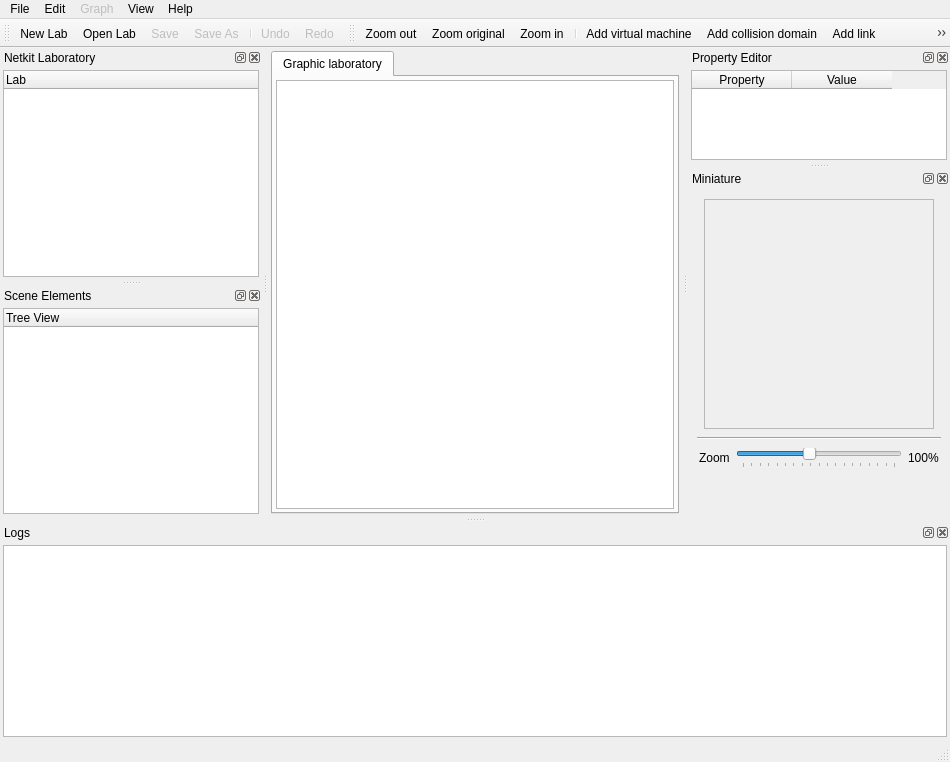
<ui version="4.0" >
 <class>NetkitMainWindow</class>
 <widget class="QMainWindow" name="NetkitMainWindow" >
  <property name="geometry" >
   <rect>
    <x>0</x>
    <y>0</y>
    <width>950</width>
    <height>762</height>
   </rect>
  </property>
  <property name="windowTitle" >
   <string>Visual Netkit</string>
  </property>
  <property name="windowIcon" >
   <iconset resource="../resources/VisualNetkit.qrc" >
    <normaloff>:/big/visualnetkit</normaloff>:/big/visualnetkit</iconset>
  </property>
  <property name="dockOptions" >
   <set>QMainWindow::AllowTabbedDocks|QMainWindow::AnimatedDocks|QMainWindow::VerticalTabs</set>
  </property>
  <widget class="QWidget" name="centralwidget" >
   <property name="geometry" >
    <rect>
     <x>268</x>
     <y>68</y>
     <width>414</width>
     <height>449</height>
    </rect>
   </property>
   <layout class="QVBoxLayout" >
    <property name="spacing" >
     <number>3</number>
    </property>
    <property name="margin" >
     <number>3</number>
    </property>
    <item>
     <widget class="TabWidget" name="centralTabWidget" >
      <property name="currentIndex" >
       <number>0</number>
      </property>
      <widget class="QWidget" name="tabGraphic" >
       <property name="geometry" >
        <rect>
         <x>0</x>
         <y>0</y>
         <width>404</width>
         <height>416</height>
        </rect>
       </property>
       <attribute name="title" >
        <string>Graphic laboratory</string>
       </attribute>
       <layout class="QVBoxLayout" >
        <property name="spacing" >
         <number>0</number>
        </property>
        <property name="margin" >
         <number>3</number>
        </property>
        <item>
         <widget class="GraphicsView" name="graphicsView" />
        </item>
       </layout>
      </widget>
     </widget>
    </item>
   </layout>
  </widget>
  <widget class="QMenuBar" name="menubar" >
   <property name="geometry" >
    <rect>
     <x>0</x>
     <y>0</y>
     <width>950</width>
     <height>29</height>
    </rect>
   </property>
   <widget class="QMenu" name="menuFile" >
    <property name="title" >
     <string>File</string>
    </property>
    <widget class="QMenu" name="menuHistory" >
     <property name="title" >
      <string>Recent Labs</string>
     </property>
     <addaction name="separator" />
    </widget>
    <addaction name="actionNewLab" />
    <addaction name="actionOpenLab" />
    <addaction name="menuHistory" />
    <addaction name="separator" />
    <addaction name="actionSave" />
    <addaction name="actionSaveAs" />
    <addaction name="separator" />
    <addaction name="actionCloseLab" />
    <addaction name="separator" />
    <addaction name="actionQuit" />
   </widget>
   <widget class="QMenu" name="menuEdit" >
    <property name="title" >
     <string>Edit</string>
    </property>
    <widget class="QMenu" name="menuWindow" >
     <property name="title" >
      <string>Window</string>
     </property>
     <addaction name="actionFullScreenMode" />
    </widget>
    <addaction name="actionUndo" />
    <addaction name="actionRedo" />
    <addaction name="separator" />
    <addaction name="menuWindow" />
   </widget>
   <widget class="QMenu" name="menuGraph" >
    <property name="enabled" >
     <bool>false</bool>
    </property>
    <property name="title" >
     <string>Graph</string>
    </property>
    <widget class="QMenu" name="menuZoom" >
     <property name="title" >
      <string>Zoom</string>
     </property>
     <addaction name="actionZoomIn" />
     <addaction name="actionZoomOut" />
     <addaction name="actionZoomOriginal" />
    </widget>
    <widget class="QMenu" name="menuExportAs" >
     <property name="title" >
      <string>Export as...</string>
     </property>
     <addaction name="actionSVGImage" />
     <addaction name="actionPDFImage" />
     <addaction name="actionPNGImage" />
    </widget>
    <widget class="QMenu" name="menuSize" >
     <property name="title" >
      <string>Scene size</string>
     </property>
     <addaction name="actionSmall" />
     <addaction name="actionNormal" />
     <addaction name="actionBig" />
     <addaction name="actionHuge" />
    </widget>
    <addaction name="menuZoom" />
    <addaction name="menuSize" />
    <addaction name="separator" />
    <addaction name="actionAddVirtualMachine" />
    <addaction name="actionAddCollisionDomain" />
    <addaction name="actionAddLink" />
    <addaction name="actionManageGraph" />
    <addaction name="actionSelectionTool" />
    <addaction name="separator" />
    <addaction name="menuExportAs" />
   </widget>
   <widget class="QMenu" name="menuHelp" >
    <property name="title" >
     <string>Help</string>
    </property>
    <addaction name="actionAboutVisualNetkit" />
   </widget>
   <widget class="QMenu" name="menuView" >
    <property name="title" >
     <string>View</string>
    </property>
   </widget>
   <addaction name="menuFile" />
   <addaction name="menuEdit" />
   <addaction name="menuGraph" />
   <addaction name="menuView" />
   <addaction name="menuHelp" />
  </widget>
  <widget class="QStatusBar" name="statusbar" >
   <property name="geometry" >
    <rect>
     <x>0</x>
     <y>740</y>
     <width>950</width>
     <height>22</height>
    </rect>
   </property>
  </widget>
  <widget class="QToolBar" name="toolBarGeneralActions" >
   <property name="geometry" >
    <rect>
     <x>0</x>
     <y>29</y>
     <width>228</width>
     <height>39</height>
    </rect>
   </property>
   <property name="windowTitle" >
    <string>General Toolbar</string>
   </property>
   <attribute name="toolBarArea" >
    <enum>TopToolBarArea</enum>
   </attribute>
   <attribute name="toolBarBreak" >
    <bool>false</bool>
   </attribute>
   <addaction name="actionNewLab" />
   <addaction name="actionOpenLab" />
   <addaction name="actionSave" />
   <addaction name="actionSaveAs" />
   <addaction name="separator" />
   <addaction name="actionUndo" />
   <addaction name="actionRedo" />
  </widget>
  <widget class="QDockWidget" name="dockLab" >
   <property name="geometry" >
    <rect>
     <x>0</x>
     <y>68</y>
     <width>262</width>
     <height>222</height>
    </rect>
   </property>
   <property name="floating" >
    <bool>false</bool>
   </property>
   <property name="features" >
    <set>QDockWidget::AllDockWidgetFeatures</set>
   </property>
   <property name="allowedAreas" >
    <set>Qt::AllDockWidgetAreas</set>
   </property>
   <property name="windowTitle" >
    <string>Netkit Laboratory</string>
   </property>
   <attribute name="dockWidgetArea" >
    <number>1</number>
   </attribute>
   <widget class="QWidget" name="dockWidgetContents" >
    <property name="geometry" >
     <rect>
      <x>0</x>
      <y>20</y>
      <width>262</width>
      <height>202</height>
     </rect>
    </property>
    <layout class="QVBoxLayout" >
     <property name="margin" >
      <number>3</number>
     </property>
     <item>
      <widget class="QTreeWidget" name="labTree" >
       <property name="frameShape" >
        <enum>QFrame::StyledPanel</enum>
       </property>
       <property name="frameShadow" >
        <enum>QFrame::Sunken</enum>
       </property>
       <property name="columnCount" >
        <number>1</number>
       </property>
       <column>
        <property name="text" >
         <string>Lab</string>
        </property>
       </column>
      </widget>
     </item>
    </layout>
   </widget>
  </widget>
  <widget class="QDockWidget" name="dockProperty" >
   <property name="geometry" >
    <rect>
     <x>688</x>
     <y>68</y>
     <width>262</width>
     <height>126</height>
    </rect>
   </property>
   <property name="allowedAreas" >
    <set>Qt::AllDockWidgetAreas</set>
   </property>
   <property name="windowTitle" >
    <string>Property Editor</string>
   </property>
   <attribute name="dockWidgetArea" >
    <number>2</number>
   </attribute>
   <widget class="QWidget" name="dockWidgetContents_4" >
    <property name="geometry" >
     <rect>
      <x>0</x>
      <y>20</y>
      <width>262</width>
      <height>106</height>
     </rect>
    </property>
    <layout class="QVBoxLayout" >
     <property name="margin" >
      <number>3</number>
     </property>
     <item>
      <widget class="QTableWidget" name="propertyTable" >
       <property name="alternatingRowColors" >
        <bool>true</bool>
       </property>
       <property name="showGrid" >
        <bool>true</bool>
       </property>
       <property name="wordWrap" >
        <bool>false</bool>
       </property>
       <column>
        <property name="text" >
         <string>Property</string>
        </property>
       </column>
       <column>
        <property name="text" >
         <string>Value</string>
        </property>
       </column>
      </widget>
     </item>
    </layout>
   </widget>
  </widget>
  <widget class="QDockWidget" name="dockMiniature" >
   <property name="geometry" >
    <rect>
     <x>688</x>
     <y>200</y>
     <width>262</width>
     <height>317</height>
    </rect>
   </property>
   <property name="sizePolicy" >
    <sizepolicy vsizetype="Fixed" hsizetype="Preferred" >
     <horstretch>0</horstretch>
     <verstretch>0</verstretch>
    </sizepolicy>
   </property>
   <property name="maximumSize" >
    <size>
     <width>16777215</width>
     <height>16777215</height>
    </size>
   </property>
   <property name="windowTitle" >
    <string>Miniature</string>
   </property>
   <attribute name="dockWidgetArea" >
    <number>2</number>
   </attribute>
   <widget class="QWidget" name="dockWidgetContents_6" >
    <property name="geometry" >
     <rect>
      <x>0</x>
      <y>20</y>
      <width>262</width>
      <height>297</height>
     </rect>
    </property>
    <layout class="QVBoxLayout" >
     <item>
      <layout class="QHBoxLayout" >
       <property name="margin" >
        <number>2</number>
       </property>
       <item>
        <widget class="QGraphicsView" name="labMiniature" >
         <property name="enabled" >
          <bool>false</bool>
         </property>
         <property name="minimumSize" >
          <size>
           <width>230</width>
           <height>230</height>
          </size>
         </property>
         <property name="maximumSize" >
          <size>
           <width>230</width>
           <height>230</height>
          </size>
         </property>
        </widget>
       </item>
      </layout>
     </item>
     <item>
      <widget class="Line" name="line" >
       <property name="orientation" >
        <enum>Qt::Horizontal</enum>
       </property>
      </widget>
     </item>
     <item>
      <layout class="QHBoxLayout" >
       <property name="leftMargin" >
        <number>2</number>
       </property>
       <property name="topMargin" >
        <number>2</number>
       </property>
       <property name="rightMargin" >
        <number>2</number>
       </property>
       <property name="bottomMargin" >
        <number>0</number>
       </property>
       <item>
        <widget class="QLabel" name="label" >
         <property name="text" >
          <string>Zoom</string>
         </property>
        </widget>
       </item>
       <item>
        <widget class="QSlider" name="zoomSlider" >
         <property name="minimum" >
          <number>20</number>
         </property>
         <property name="maximum" >
          <number>200</number>
         </property>
         <property name="singleStep" >
          <number>10</number>
         </property>
         <property name="value" >
          <number>99</number>
         </property>
         <property name="orientation" >
          <enum>Qt::Horizontal</enum>
         </property>
         <property name="tickPosition" >
          <enum>QSlider::TicksBelow</enum>
         </property>
         <property name="tickInterval" >
          <number>10</number>
         </property>
        </widget>
       </item>
       <item>
        <widget class="QLabel" name="zoomLabel" >
         <property name="text" >
          <string>100%</string>
         </property>
        </widget>
       </item>
      </layout>
     </item>
     <item>
      <spacer name="verticalSpacer" >
       <property name="orientation" >
        <enum>Qt::Vertical</enum>
       </property>
       <property name="sizeHint" stdset="0" >
        <size>
         <width>20</width>
         <height>40</height>
        </size>
       </property>
      </spacer>
     </item>
    </layout>
   </widget>
  </widget>
  <widget class="QDockWidget" name="dockTreeView" >
   <property name="geometry" >
    <rect>
     <x>0</x>
     <y>296</y>
     <width>262</width>
     <height>221</height>
    </rect>
   </property>
   <property name="windowTitle" >
    <string>Scene Elements</string>
   </property>
   <attribute name="dockWidgetArea" >
    <number>1</number>
   </attribute>
   <widget class="QWidget" name="dockWidgetContents_2" >
    <property name="geometry" >
     <rect>
      <x>0</x>
      <y>20</y>
      <width>262</width>
      <height>201</height>
     </rect>
    </property>
    <layout class="QVBoxLayout" >
     <property name="margin" >
      <number>3</number>
     </property>
     <item>
      <widget class="QTreeWidget" name="sceneTree" >
       <property name="iconSize" >
        <size>
         <width>32</width>
         <height>32</height>
        </size>
       </property>
       <property name="columnCount" >
        <number>1</number>
       </property>
       <column>
        <property name="text" >
         <string>Tree View</string>
        </property>
       </column>
      </widget>
     </item>
    </layout>
   </widget>
  </widget>
  <widget class="QDockWidget" name="dockLog" >
   <property name="geometry" >
    <rect>
     <x>0</x>
     <y>523</y>
     <width>950</width>
     <height>217</height>
    </rect>
   </property>
   <property name="floating" >
    <bool>false</bool>
   </property>
   <property name="windowTitle" >
    <string>Logs</string>
   </property>
   <attribute name="dockWidgetArea" >
    <number>8</number>
   </attribute>
   <widget class="QWidget" name="dockWidgetContents_3" >
    <property name="geometry" >
     <rect>
      <x>0</x>
      <y>20</y>
      <width>950</width>
      <height>197</height>
     </rect>
    </property>
    <layout class="QVBoxLayout" >
     <property name="margin" >
      <number>3</number>
     </property>
     <item>
      <widget class="QTextEdit" name="logText" >
       <property name="cursor" stdset="0" >
        <cursorShape>ArrowCursor</cursorShape>
       </property>
       <property name="mouseTracking" >
        <bool>false</bool>
       </property>
       <property name="contextMenuPolicy" >
        <enum>Qt::DefaultContextMenu</enum>
       </property>
       <property name="acceptDrops" >
        <bool>false</bool>
       </property>
       <property name="undoRedoEnabled" >
        <bool>false</bool>
       </property>
       <property name="readOnly" >
        <bool>true</bool>
       </property>
      </widget>
     </item>
    </layout>
   </widget>
  </widget>
  <widget class="QToolBar" name="toolBarDrawing" >
   <property name="enabled" >
    <bool>true</bool>
   </property>
   <property name="geometry" >
    <rect>
     <x>228</x>
     <y>29</y>
     <width>722</width>
     <height>39</height>
    </rect>
   </property>
   <property name="windowTitle" >
    <string>Drawing Toolbar</string>
   </property>
   <attribute name="toolBarArea" >
    <enum>TopToolBarArea</enum>
   </attribute>
   <attribute name="toolBarBreak" >
    <bool>false</bool>
   </attribute>
   <addaction name="actionZoomOut" />
   <addaction name="actionZoomOriginal" />
   <addaction name="actionZoomIn" />
   <addaction name="separator" />
   <addaction name="actionAddVirtualMachine" />
   <addaction name="actionAddCollisionDomain" />
   <addaction name="actionAddLink" />
   <addaction name="actionManageGraph" />
   <addaction name="actionSelectionTool" />
  </widget>
  <action name="actionNetkit_Lab" >
   <property name="checkable" >
    <bool>true</bool>
   </property>
   <property name="checked" >
    <bool>true</bool>
   </property>
   <property name="text" >
    <string>Netkit Lab</string>
   </property>
  </action>
  <action name="actionMiniature" >
   <property name="checkable" >
    <bool>true</bool>
   </property>
   <property name="checked" >
    <bool>true</bool>
   </property>
   <property name="text" >
    <string>Miniature</string>
   </property>
  </action>
  <action name="actionProperty_Editor" >
   <property name="checkable" >
    <bool>true</bool>
   </property>
   <property name="checked" >
    <bool>true</bool>
   </property>
   <property name="text" >
    <string>Property Editor</string>
   </property>
  </action>
  <action name="actionTree_View" >
   <property name="checkable" >
    <bool>true</bool>
   </property>
   <property name="checked" >
    <bool>true</bool>
   </property>
   <property name="text" >
    <string>Tree View</string>
   </property>
  </action>
  <action name="actionLog_Panel" >
   <property name="checkable" >
    <bool>true</bool>
   </property>
   <property name="text" >
    <string>Log Panel</string>
   </property>
  </action>
  <action name="actionAboutVisualNetkit" >
   <property name="text" >
    <string>About Visual Netkit</string>
   </property>
  </action>
  <action name="actionNewLab" >
   <property name="icon" >
    <iconset resource="../resources/VisualNetkit.qrc" >
     <normaloff>:/menu/new_icon</normaloff>:/menu/new_icon</iconset>
   </property>
   <property name="text" >
    <string>New Lab</string>
   </property>
   <property name="shortcut" >
    <string>Ctrl+N</string>
   </property>
  </action>
  <action name="actionOpenLab" >
   <property name="icon" >
    <iconset resource="../resources/VisualNetkit.qrc" >
     <normaloff>:/menu/open_icon</normaloff>:/menu/open_icon</iconset>
   </property>
   <property name="text" >
    <string>Open Lab</string>
   </property>
   <property name="shortcut" >
    <string>Ctrl+O</string>
   </property>
  </action>
  <action name="actionClearMenu" >
   <property name="text" >
    <string>Clear Menu</string>
   </property>
  </action>
  <action name="actionSave" >
   <property name="enabled" >
    <bool>false</bool>
   </property>
   <property name="icon" >
    <iconset resource="../resources/VisualNetkit.qrc" >
     <normaloff>:/menu/save_icon</normaloff>:/menu/save_icon</iconset>
   </property>
   <property name="text" >
    <string>Save</string>
   </property>
   <property name="shortcut" >
    <string>Ctrl+S</string>
   </property>
  </action>
  <action name="actionSaveAs" >
   <property name="enabled" >
    <bool>false</bool>
   </property>
   <property name="icon" >
    <iconset resource="../resources/VisualNetkit.qrc" >
     <normaloff>:/menu/save_as_icon</normaloff>:/menu/save_as_icon</iconset>
   </property>
   <property name="text" >
    <string>Save As...</string>
   </property>
  </action>
  <action name="actionCloseLab" >
   <property name="enabled" >
    <bool>false</bool>
   </property>
   <property name="icon" >
    <iconset resource="../resources/VisualNetkit.qrc" >
     <normaloff>:/menu/close_icon</normaloff>:/menu/close_icon</iconset>
   </property>
   <property name="text" >
    <string>Close Lab</string>
   </property>
   <property name="shortcut" >
    <string>Ctrl+W</string>
   </property>
  </action>
  <action name="actionQuit" >
   <property name="icon" >
    <iconset resource="../resources/VisualNetkit.qrc" >
     <normaloff>:/menu/quit_icon</normaloff>:/menu/quit_icon</iconset>
   </property>
   <property name="text" >
    <string>Quit</string>
   </property>
   <property name="shortcut" >
    <string>Ctrl+Q</string>
   </property>
   <property name="menuRole" >
    <enum>QAction::QuitRole</enum>
   </property>
  </action>
  <action name="actionUndo" >
   <property name="enabled" >
    <bool>false</bool>
   </property>
   <property name="icon" >
    <iconset resource="../resources/VisualNetkit.qrc" >
     <normaloff>:/menu/undo_icon</normaloff>:/menu/undo_icon</iconset>
   </property>
   <property name="text" >
    <string>Undo</string>
   </property>
   <property name="shortcut" >
    <string>Ctrl+Z</string>
   </property>
  </action>
  <action name="actionRedo" >
   <property name="enabled" >
    <bool>false</bool>
   </property>
   <property name="icon" >
    <iconset resource="../resources/VisualNetkit.qrc" >
     <normaloff>:/menu/redo_icon</normaloff>:/menu/redo_icon</iconset>
   </property>
   <property name="text" >
    <string>Redo</string>
   </property>
   <property name="shortcut" >
    <string>Ctrl+Shift+Z</string>
   </property>
  </action>
  <action name="actionZoomIn" >
   <property name="enabled" >
    <bool>true</bool>
   </property>
   <property name="icon" >
    <iconset resource="../resources/VisualNetkit.qrc" >
     <normaloff>:/menu/zoom_in_icon</normaloff>:/menu/zoom_in_icon</iconset>
   </property>
   <property name="text" >
    <string>Zoom in</string>
   </property>
   <property name="shortcut" >
    <string>Ctrl++</string>
   </property>
  </action>
  <action name="actionZoomOut" >
   <property name="enabled" >
    <bool>true</bool>
   </property>
   <property name="icon" >
    <iconset resource="../resources/VisualNetkit.qrc" >
     <normaloff>:/menu/zoom_out_icon</normaloff>:/menu/zoom_out_icon</iconset>
   </property>
   <property name="text" >
    <string>Zoom out</string>
   </property>
   <property name="shortcut" >
    <string>Ctrl+-</string>
   </property>
  </action>
  <action name="actionZoomOriginal" >
   <property name="enabled" >
    <bool>true</bool>
   </property>
   <property name="icon" >
    <iconset resource="../resources/VisualNetkit.qrc" >
     <normaloff>:/menu/zoom_original_icon</normaloff>:/menu/zoom_original_icon</iconset>
   </property>
   <property name="text" >
    <string>Zoom original</string>
   </property>
   <property name="shortcut" >
    <string>Ctrl+0</string>
   </property>
  </action>
  <action name="actionAddVirtualMachine" >
   <property name="checkable" >
    <bool>true</bool>
   </property>
   <property name="enabled" >
    <bool>true</bool>
   </property>
   <property name="icon" >
    <iconset resource="../resources/VisualNetkit.qrc" >
     <normaloff>:/menu/vm_icon</normaloff>:/menu/vm_icon</iconset>
   </property>
   <property name="text" >
    <string>Add virtual machine</string>
   </property>
   <property name="autoRepeat" >
    <bool>true</bool>
   </property>
  </action>
  <action name="actionAddCollisionDomain" >
   <property name="checkable" >
    <bool>true</bool>
   </property>
   <property name="enabled" >
    <bool>true</bool>
   </property>
   <property name="icon" >
    <iconset resource="../resources/VisualNetkit.qrc" >
     <normaloff>:/menu/cd_icon</normaloff>:/menu/cd_icon</iconset>
   </property>
   <property name="text" >
    <string>Add collision domain</string>
   </property>
  </action>
  <action name="actionSVGImage" >
   <property name="enabled" >
    <bool>true</bool>
   </property>
   <property name="text" >
    <string>SVG file</string>
   </property>
  </action>
  <action name="actionPDFImage" >
   <property name="enabled" >
    <bool>true</bool>
   </property>
   <property name="text" >
    <string>PDF (A4) file</string>
   </property>
  </action>
  <action name="actionSmall" >
   <property name="checkable" >
    <bool>true</bool>
   </property>
   <property name="text" >
    <string>Small</string>
   </property>
   <property name="toolTip" >
    <string>Small (500x500)</string>
   </property>
  </action>
  <action name="actionNormal" >
   <property name="checkable" >
    <bool>true</bool>
   </property>
   <property name="checked" >
    <bool>true</bool>
   </property>
   <property name="text" >
    <string>Normal</string>
   </property>
   <property name="toolTip" >
    <string>Normal (1000x1000)</string>
   </property>
  </action>
  <action name="actionBig" >
   <property name="checkable" >
    <bool>true</bool>
   </property>
   <property name="text" >
    <string>Big</string>
   </property>
   <property name="toolTip" >
    <string>Big (2000x2000)</string>
   </property>
  </action>
  <action name="actionHuge" >
   <property name="checkable" >
    <bool>true</bool>
   </property>
   <property name="text" >
    <string>Huge</string>
   </property>
   <property name="toolTip" >
    <string>Huge (4000x4000)</string>
   </property>
  </action>
  <action name="actionManageGraph" >
   <property name="checkable" >
    <bool>true</bool>
   </property>
   <property name="icon" >
    <iconset resource="../resources/VisualNetkit.qrc" >
     <normaloff>:/menu/mouse_icon</normaloff>:/menu/mouse_icon</iconset>
   </property>
   <property name="text" >
    <string>Manage graph</string>
   </property>
  </action>
  <action name="actionAddLink" >
   <property name="checkable" >
    <bool>true</bool>
   </property>
   <property name="icon" >
    <iconset resource="../resources/VisualNetkit.qrc" >
     <normaloff>:/menu/link_icon</normaloff>:/menu/link_icon</iconset>
   </property>
   <property name="text" >
    <string>Add link</string>
   </property>
  </action>
  <action name="actionSelectionTool" >
   <property name="checkable" >
    <bool>true</bool>
   </property>
   <property name="icon" >
    <iconset resource="../resources/VisualNetkit.qrc" >
     <normaloff>:/menu/selection</normaloff>:/menu/selection</iconset>
   </property>
   <property name="text" >
    <string>Selection tool</string>
   </property>
  </action>
  <action name="actionPNGImage" >
   <property name="text" >
    <string>PNG image</string>
   </property>
  </action>
  <action name="actionFullScreenMode" >
   <property name="checkable" >
    <bool>true</bool>
   </property>
   <property name="icon" >
    <iconset resource="../resources/VisualNetkit.qrc" >
     <normaloff>:/menu/fullscreen_icon</normaloff>:/menu/fullscreen_icon</iconset>
   </property>
   <property name="text" >
    <string>Full screen mode</string>
   </property>
   <property name="shortcut" >
    <string>F11</string>
   </property>
  </action>
 </widget>
 <customwidgets>
  <customwidget>
   <class>GraphicsView</class>
   <extends>QGraphicsView</extends>
   <header>gui/GraphicsView.h</header>
  </customwidget>
  <customwidget>
   <class>TabWidget</class>
   <extends>QTabWidget</extends>
   <header>gui/TabWidget.h</header>
   <container>1</container>
  </customwidget>
 </customwidgets>
 <resources>
  <include location="../resources/VisualNetkit.qrc" />
 </resources>
 <connections>
  <connection>
   <sender>actionQuit</sender>
   <signal>triggered()</signal>
   <receiver>NetkitMainWindow</receiver>
   <slot>close()</slot>
   <hints>
    <hint type="sourcelabel" >
     <x>-1</x>
     <y>-1</y>
    </hint>
    <hint type="destinationlabel" >
     <x>512</x>
     <y>380</y>
    </hint>
   </hints>
  </connection>
 </connections>
</ui>
